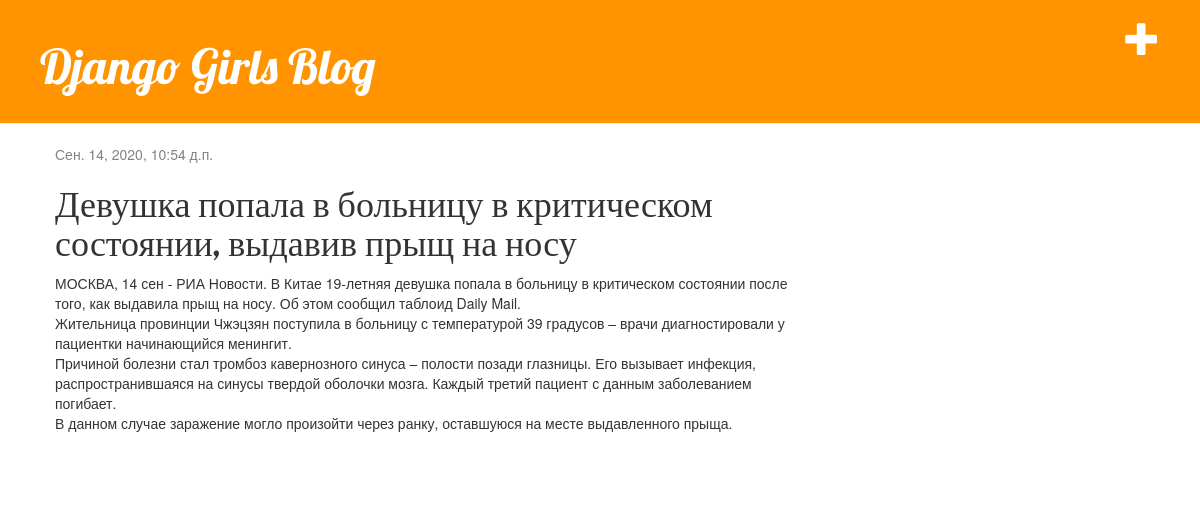
The app's page /post/2/ with its own data.
### blog/models.py (models this page shows, shortened)
class Post(models.Model):
    author = models.ForeignKey(settings.AUTH_USER_MODEL, on_delete=models.CASCADE)
    title = models.CharField(max_length=200)
    text = models.TextField()
    created_date = models.DateTimeField(default=timezone.now)
    published_date = models.DateTimeField(blank=True, null=True)

### blog/views.py (the view)
# urls.py: path('post/<int:pk>/', views.post_detail, name='post_detail'),
def post_detail(request, pk):
    post = get_object_or_404(Post, pk=pk)
    return render(request, 'blog/post_detail.html', {'post': post})

### blog/templates/blog/post_detail.html (shortened to what this page needs)
{% extends 'blog/base.html' %}
{% block content %}
    <div class="post">
        {% if post.published_date %}
            <div class="date">
                {{ post.published_date }}
            </div>
        {% endif %}
        <h1>{{ post.title }}</h1>
        <p>{{ post.text|linebreaksbr }}</p>
    </div>
{% endblock %}

### blog/static/css/blog.css (style rules this page uses)
h1, h2, h3, h4 { font-family: 'Lobster', cursive; }
.date { color: #828282; }
.post { margin-bottom: 70px; }

### records on screen
Post: published_date "Сен. 14, 2020, 10:54 д.п.", title "Девушка попала в больницу в критическом состоянии, выдавив прыщ на носу", text "МОСКВА, 14 сен - РИА Новости. В Китае 19-летняя девушка попала в больницу в критическом состоянии после того, как выдавила прыщ на носу. Об этом сообщил таблоид Daily Mail. Жительница провинции Чжэцзян поступила в больницу с температурой 39 градусов – врачи диагностировали у пациентки начинающийся менингит. Причиной болезни стал тромбоз кавернозного синуса – полости позади глазницы. Его вызывает инфекция, распространившаяся на синусы твердой оболочки мозга. Каждый третий пациент с данным заболеванием погибает. В данном случае заражение могло произойти через ранку, оставшуюся на месте выдавленного прыща."
